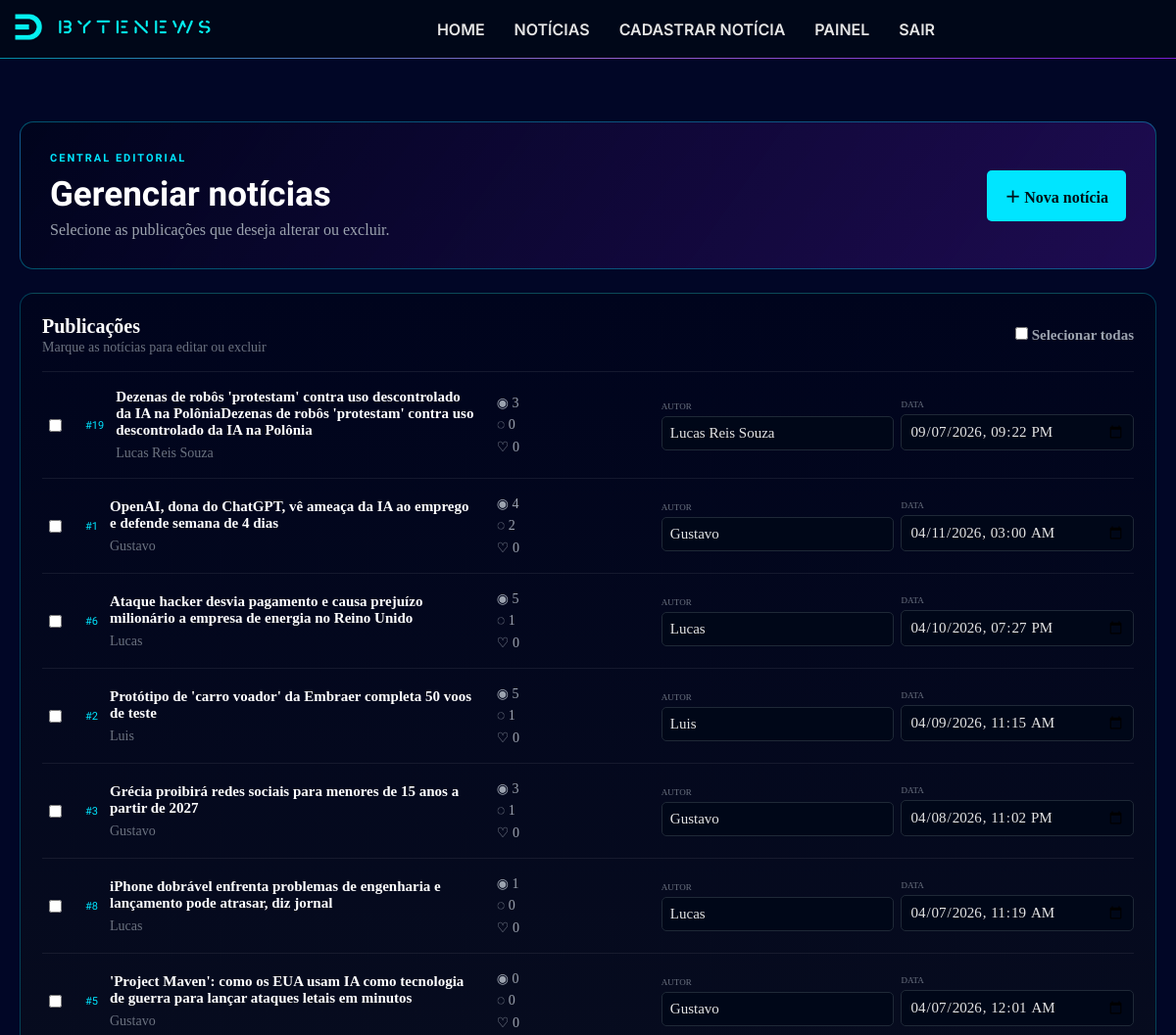
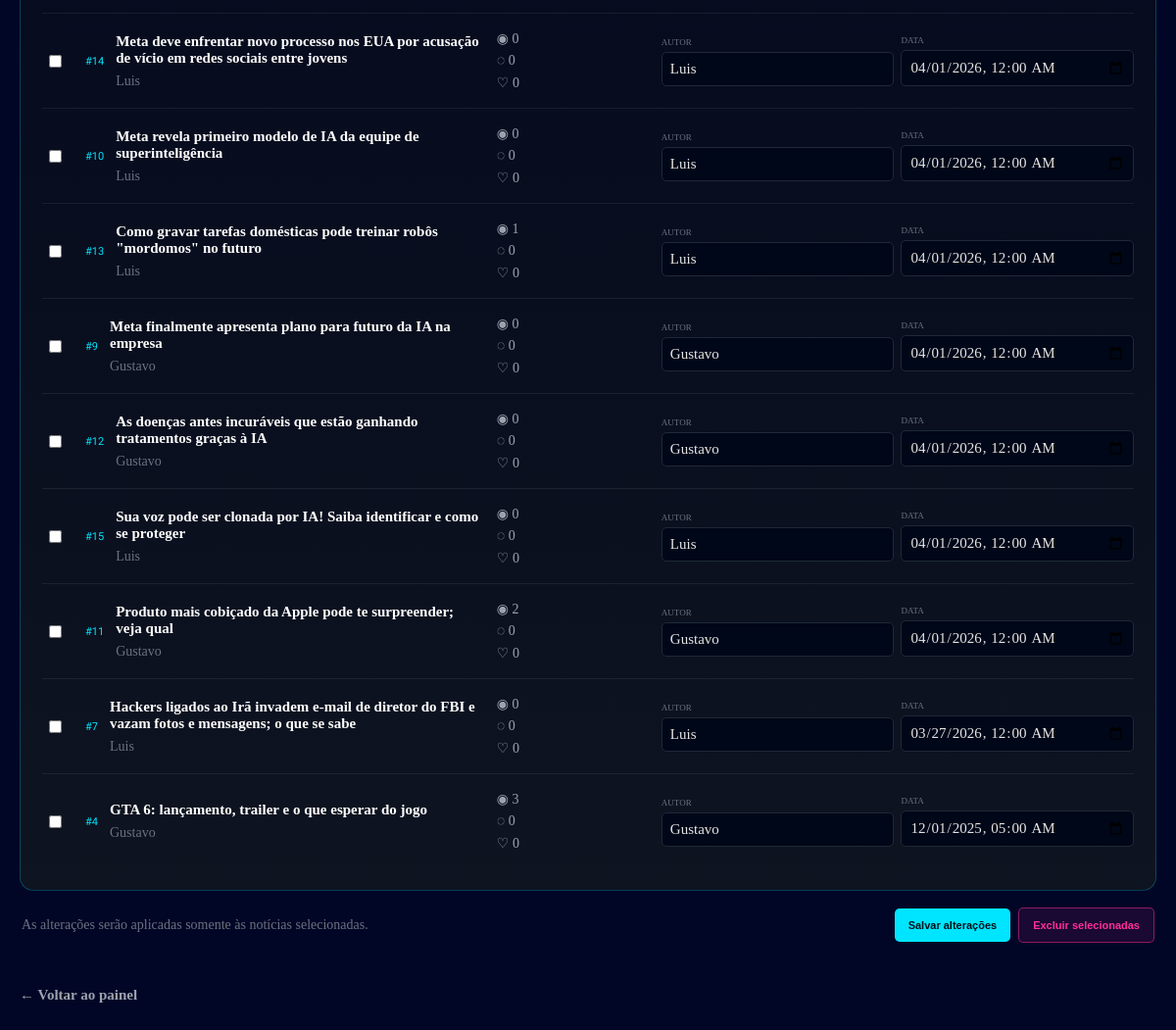
The app's page /src/pages/gerenciar-noticias.php (signed in), older data (2 pictures, top to bottom).
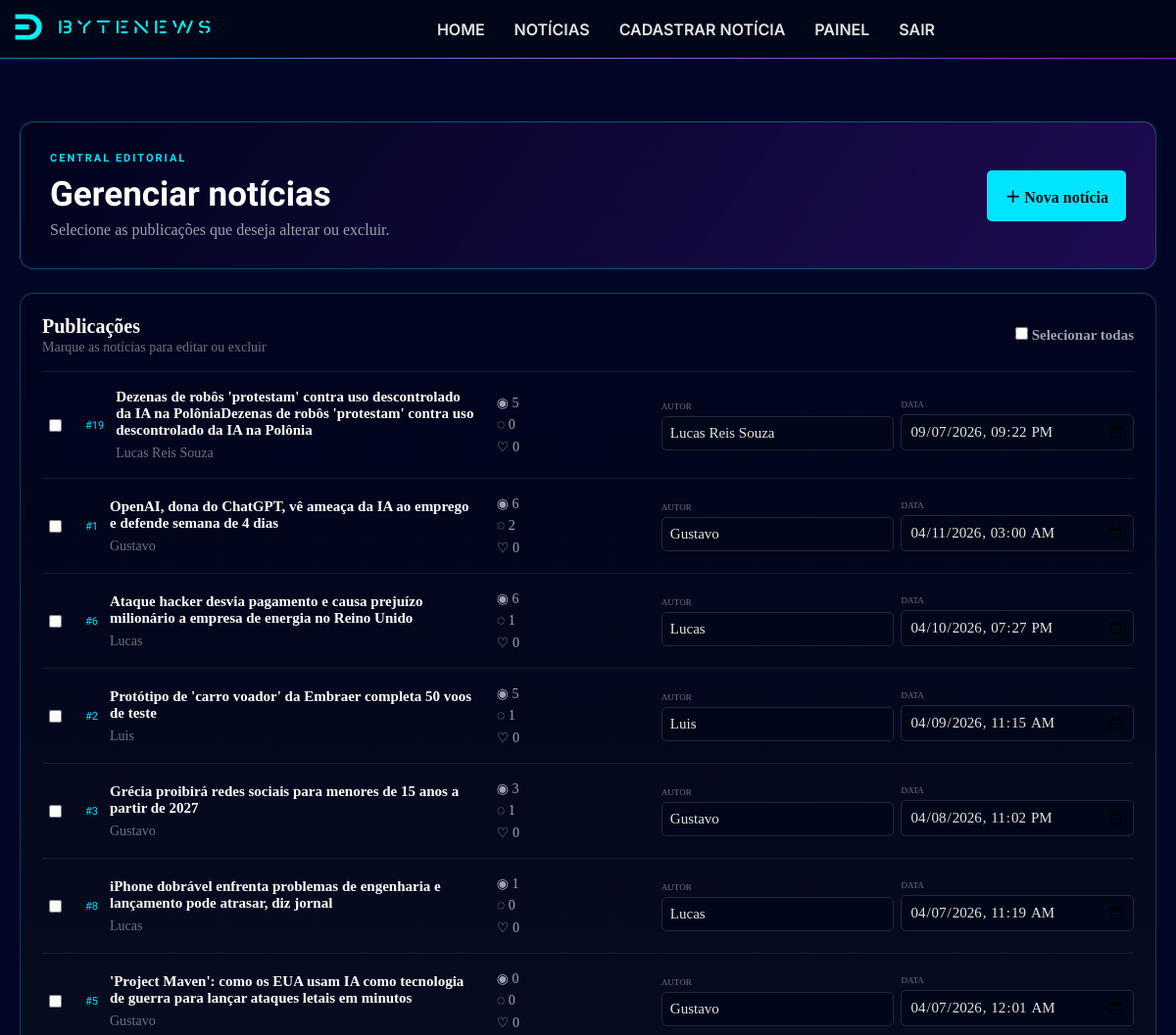
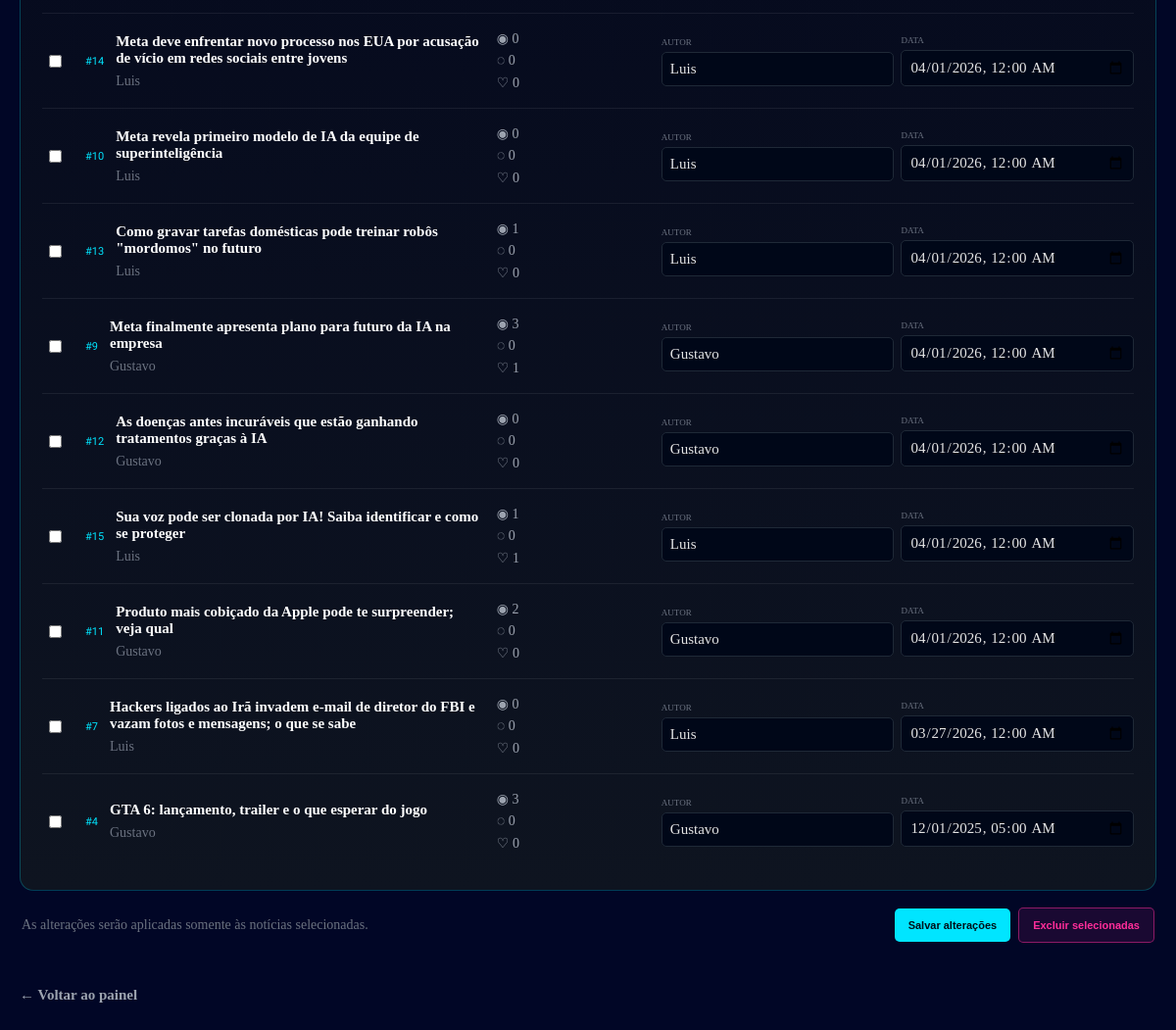
The same page, newer data (2 pictures, top to bottom).
### tables this page shows
CREATE TABLE `noticias` (
  `id_noticia` int(11) NOT NULL,
  `titulo` varchar(255) NOT NULL,
  `subtitulo` text DEFAULT NULL,
  `conteudo` longtext NOT NULL,
  `categoria` varchar(100) NOT NULL,
  `autor` varchar(100) NOT NULL,
  `data_publicacao` datetime NOT NULL,
  `imagem` varchar(255) NOT NULL,
  `visualizacoes` int(11) NOT NULL DEFAULT 0,
  `slug` varchar(180) DEFAULT NULL
);

### src/php/autorizacao.php (called while the page is built, shortened)
<?php
function usuarioLogado(): bool
{
    return isset($_SESSION['id_usuario']);
}
function tipoUsuario(): string
{
    return $_SESSION['tipo_usuario'] ?? 'leitor';
}
function podeGerenciarNoticias(): bool
{
    return usuarioLogado() && in_array(tipoUsuario(), ['admin', 'editor'], true);
}

### src/pages/gerenciar-noticias.php (the view, shortened to what this page needs)
<?php
require_once __DIR__ . '/../php/autorizacao.php';
require_once __DIR__ . '/../php/conexao.php';
$noticias = $conexao->query('SELECT n.id_noticia, n.titulo, n.autor, n.data_publicacao, n.visualizacoes, COUNT(DISTINCT c.id_comentario) comentarios, COUNT(DISTINCT l.id_usuario) curtidas FROM noticias n LEFT JOIN comentarios c ON c.id_noticia = n.id_noticia LEFT JOIN curtidas_noticias l ON l.id_noticia = n.id_noticia GROUP BY n.id_noticia ORDER BY n.data_publicacao DESC')->fetch_all(MYSQLI_ASSOC);
?>
<!DOCTYPE html>
<html lang="pt-BR">
<head><link rel="stylesheet" href="../assets/CSS/style.css"></head>
<body class="dark">
<?php $headerBasePath = '../../'; require __DIR__ . '/../php/header.php'; ?>
<main class="page-shell news-manager">
  <section class="manager-hero"><div><span class="eyebrow">CENTRAL EDITORIAL</span><h1>Gerenciar notícias</h1><p>Selecione as publicações que deseja alterar ou excluir.</p></div><a class="primary-action" href="./cadastrar-noticia.php">＋ Nova notícia</a></section>
  <form method="post" action="../php/gerenciar-noticias.php" id="bulk-news-form">
    <section class="manager-list"><div class="manager-list-heading"><div><h2>Publicações</h2><span>Marque as notícias para editar ou excluir</span></div><label class="select-all-label"><input type="checkbox" id="select-all-news"> Selecionar todas</label></div>
      <?php foreach ($noticias as $noticia): ?><article class="manager-row"><label class="news-select"><input type="checkbox" name="ids[]" value="<?= (int) $noticia['id_noticia'] ?>"><span></span></label><div class="manager-title"><span class="manager-id">#<?= (int) $noticia['id_noticia'] ?></span><div><h3><?= htmlspecialchars($noticia['titulo']) ?></h3><span><?= htmlspecialchars($noticia['autor']) ?></span></div></div><div class="manager-metrics"><span>◉ <?= number_format((int) $noticia['visualizacoes'], 0, ',', '.') ?></span><span>◌ <?= (int) $noticia['comentarios'] ?></span><span>♡ <?= (int) $noticia['curtidas'] ?></span></div><div class="manager-inline-fields"><label>Autor<input name="autor[<?= (int) $noticia['id_noticia'] ?>]" value="<?= htmlspecialchars($noticia['autor']) ?>"></label><label>Data<input type="datetime-local" name="data_publicacao[<?= (int) $noticia['id_noticia'] ?>]" value="<?= date('Y-m-d\\TH:i', strtotime($noticia['data_publicacao'])) ?>"></label></div></article><?php endforeach; ?>
</section>
<div class="bulk-actions"><span>As alterações serão aplicadas somente às notícias selecionadas.</span><div><button class="bulk-save" type="submit" name="acao" value="atualizar">Salvar alterações</button><button class="bulk-delete" type="button">Excluir selecionadas</button></div></div>
</form><a class="back-home" href="./painel.php">← Voltar ao painel</a>
</main>
</body></html>

### src/php/header.php (shortened to what this page needs)
<?php
require_once __DIR__ . '/autorizacao.php';
$headerBasePath = $headerBasePath ?? '';
$isLoggedIn = isset($_SESSION['id_usuario']);
$accountUrl = $isLoggedIn
    ? $headerBasePath . 'src/pages/painel.php'
    : $headerBasePath . 'src/pages/account/login.php';
$secondaryUrl = $isLoggedIn
    ? $headerBasePath . 'src/php/logout.php'
    : $headerBasePath . 'src/pages/account/cadastro.php';
$canManageNews = podeGerenciarNoticias();
?>
<header id="nav">
    <div class="logo">
        <a href="<?= htmlspecialchars($headerBasePath) ?>index.php"><img id="logoHeader" src="<?= htmlspecialchars($headerBasePath) ?>src/assets/icons/logo-padrao.png" alt="ByteNews"></a>
    </div>
    <nav class="menu">
        <a href="<?= htmlspecialchars($headerBasePath) ?>index.php#Home">HOME</a>
        <a href="<?= htmlspecialchars($headerBasePath) ?>src/pages/noticias.php">NOTÍCIAS</a>
        <a href="<?= htmlspecialchars($canManageNews ? $headerBasePath . 'src/pages/cadastrar-noticia.php' : $headerBasePath . 'src/pages/contato.php') ?>"><?= $canManageNews ? 'CADASTRAR NOTÍCIA' : 'CONTATO' ?></a>
        <a id="login" href="<?= htmlspecialchars($accountUrl) ?>"><?= $isLoggedIn ? 'PAINEL' : 'ENTRAR' ?></a>
        <a id="account-secondary" href="<?= htmlspecialchars($secondaryUrl) ?>"><?= $isLoggedIn ? 'SAIR' : 'CADASTRAR' ?></a>
    </nav>
</header>

Row changes from the older to the newer data that the page shows:
changed noticias "Lucas Reis Souza": visualizacoes "3" → "5"
changed noticias "OpenAI, dona do ChatGPT, vê ameaça da IA ao emprego e defende semana de 4 dias": visualizacoes "4" → "6"
changed noticias id 6: visualizacoes "5" → "6"
changed noticias "Meta finalmente apresenta plano para futuro da IA na empresa": visualizacoes "0" → "3"; curtidas "0" → "1"
changed noticias "Sua voz pode ser clonada por IA! Saiba identificar e como se proteger": visualizacoes "0" → "1"; curtidas "0" → "1"
